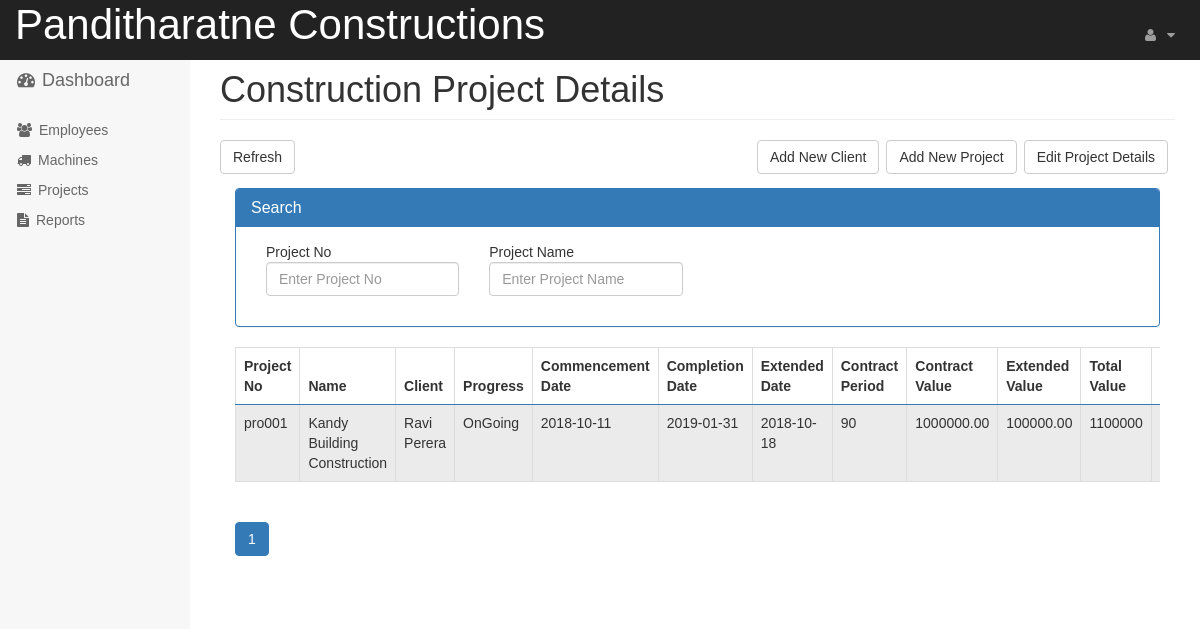
Screenshot of /application/construction/editProjects.php (signed in) with the database file from the repository.
### tables this page shows
CREATE TABLE `project` (
  `ID` int(11) NOT NULL AUTO_INCREMENT,
  `CONTRACT_NO` varchar(30) NOT NULL,
  `NAME` varchar(100) NOT NULL,
  `PROGRESS` varchar(100) NOT NULL,
  `COMMENCEMENT_DATE` date NOT NULL,
  `COMPLETION_DATE` date NOT NULL,
  `EXTENDED_DATE` date NOT NULL,
  `CONTRACT_PERIOD` int(11) NOT NULL,
  `CONTRACT_SUM` decimal(14,2) NOT NULL,
  `EXTENDED_CONTRACT_SUM` decimal(14,2) NOT NULL,
  `INSERT_DATETIME` datetime DEFAULT NULL,
  `INSERT_USER` int(11) DEFAULT NULL,
  `UPDATE_DATETIME` datetime DEFAULT NULL,
  `UPDATE_USER` int(11) DEFAULT NULL,
  `STATUS` tinyint(1) DEFAULT NULL,
  `CLIENT_ID` int(11) NOT NULL,
  PRIMARY KEY (`ID`),
  KEY `fk_project_client1_idx` (`CLIENT_ID`),
  CONSTRAINT `fk_project_client1` FOREIGN KEY (`CLIENT_ID`) REFERENCES `client` (`ID`) ON DELETE NO ACTION ON UPDATE NO ACTION
);

CREATE TABLE `client` (
  `ID` int(11) NOT NULL AUTO_INCREMENT,
  `NAME` varchar(255) NOT NULL,
  `ADDRESS` varchar(255) NOT NULL,
  `FAX` varchar(20) DEFAULT NULL,
  `EMAIL` varchar(50) DEFAULT NULL,
  `INSERT_DATETIME` datetime DEFAULT NULL,
  `INSERT_USER` int(11) DEFAULT NULL,
  `UPDATE_DATETIME` datetime DEFAULT NULL,
  `UPDATE_USER` int(11) DEFAULT NULL,
  `STATUS` tinyint(1) DEFAULT NULL,
  PRIMARY KEY (`ID`)
);

### core/init.php (called while the page is built, shortened)
<?php
require_once 'connect/databaseCRUD.php';
$database   = new DatabaseConnection();
$dbCon      = $database->getConnection();
$dbCRUD     = new databaseCRUD($dbCon);
?>

### core/connect/databaseCRUD.php (called while the page is built, shortened)
<?php
class databaseCRUD {
    private $conn;
    function __construct($dbCon) {
        $this->conn = $dbCon;
    }
    public function selectAll($table, $rows = '*', $join = null, $where = null, $order = null, $limit = null) {
        $query = 'SELECT ' . $rows . ' FROM ' . $table;
        if ($where != null) {
            $query .= ' WHERE ' . $where;
        }
        if ($order != null) {
            $query .= ' ORDER BY ' . $order;
        }
        if ($limit != null) {
            $query .= ' LIMIT ' . $limit;
        }
        $stmt = $this->conn->prepare($query);
        $stmt->execute();
        return $stmt;
    }
}

### application/construction/editProjects.php (the view, shortened to what this page needs)
<?php
require ('../../core/init.php');
require_once(FOLDER_Template . 'header.php');
$page = isset($_GET['page']) ? $_GET['page'] : 1;
$records_per_page = 10;
$from_record_num = ($records_per_page * $page) - $records_per_page;
$table_Name = 'project p, client c ';
$fiels = 'p.ID,p.CONTRACT_NO,p.NAME,c.NAME AS CLIENT_ID,p.PROGRESS,p.COMMENCEMENT_DATE,p.COMPLETION_DATE,p.EXTENDED_DATE,p.CONTRACT_PERIOD,p.CONTRACT_SUM,p.EXTENDED_CONTRACT_SUM';
$join = NULL;
$where = 'p.CLIENT_ID = c.ID';
$order = 'p.CONTRACT_NO ASC';
$stmt = $dbCRUD->selectAll($table_Name, $fiels, $join, $where, $order, "$from_record_num,$records_per_page");
$num = $stmt->rowCount();
?>
<div class="row">
    <div id='button' class='right-button-margin'>
        <a href='editProjects.php' class='btn btn-default pull-left left-margin'>Refresh</a>
        <a href='editProjects.php' class='btn btn-default pull-right left-margin'>Edit Project Details</a>
        <a href='addProject.php' class='btn btn-default pull-right left-margin'>Add New Project</a>
        <a href='clients.php' class='btn btn-default pull-right left-margin'>Add New Client</a>
    </div>
    <div class="col-lg-12">
        <form role="form" method="post">
            <div class="panel panel-primary">
                <div class="panel-heading">
                    <h3 class="panel-title">Search</h3>
                </div>
                <div class="panel-body">
                    <div class="form-group col-lg-3">
                        Project No<input type="text" class="form-control" id="projectID" placeholder="Enter Project No">
                    </div>
                    <div class="form-group col-lg-3">
                        Project Name<input type="text" class="form-control" id="projectName" placeholder="Enter Project Name">
                    </div>
                </div>
            </div>
        </form>
    </div>
</div>
<div class="row">
    <div class="col-lg-12">
        <div class='table-responsive'>
            <table id='dataTable' class='table  table-striped table-hover table-responsive table-bordered'>
                <thead>
                    <tr>
                        <th>Project No</th>
                        <th>Name</th>
                        <th>Client</th>
                        <th>Progress</th>
                        <th>Commencement Date</th>
                        <th>Completion Date</th>
                        <th>Extended Date</th>
                        <th>Contract Period</th>
                        <th>Contract Value</th>
                        <th>Extended Value</th>
                        <th>Total Value</th>
                        <th>Action</th>
                    </tr>
                </thead>
                <tbody>
                    <?php
                    if ($num > 0) {
                        while ($rows = $stmt->fetch(PDO::FETCH_ASSOC)) {
                            $total = $rows['CONTRACT_SUM'] + $rows['EXTENDED_CONTRACT_SUM'];
                            echo "<tr>";
                             echo "<td>" . $rows['CONTRACT_NO'] . "</td>";
                            echo "<td>" . $rows['NAME'] . "</td>";
                            echo "<td>" . $rows['CLIENT_ID'] . "</td>";
                            echo "<td>" . $rows['PROGRESS'] . "</td>";
                            echo "<td>" . $rows['COMMENCEMENT_DATE'] . "</td>";
                            echo "<td>" . $rows['COMPLETION_DATE'] . "</td>";
                            echo "<td>" . $rows['EXTENDED_DATE'] . "</td>";
                            echo "<td>" . $rows['CONTRACT_PERIOD'] . "</td>";
                            echo "<td>" . $rows['CONTRACT_SUM'] . "</td>";
                            echo "<td>" . $rows['EXTENDED_CONTRACT_SUM'] . "</td>";
                           echo "<td>" . $total . "</td>";
                            echo "<td>";
                            echo "</td>";
                            echo '</tr>';
                        }
                        ?>
                    </tbody>
                </table>
            </div>
            <?php
            require_once (FOLDER_Template . 'paging_employee.php');
        } else {
            echo "<div>No products found.</div>";
        }
        ?>
    </div>
</div>
<?php
require_once (FOLDER_Template . 'footer.php');
?>

### css/dashboard.css (style rules this page uses)
body { padding-top: 50px; }

### template/header.php (style rules this page uses)
.left-margin { margin:0 .5em 0 0; }
.right-button-margin { margin: 0 0 1em 0; overflow: hidden; }

### rows the page displays
project: CONTRACT_NO "pro001", NAME "Kandy Building Construction", CLIENT_ID.NAME "Ravi Perera", PROGRESS "OnGoing", COMMENCEMENT_DATE "2018-10-11", COMPLETION_DATE "2019-01-31", EXTENDED_DATE "2018-10-18", CONTRACT_PERIOD "90", CONTRACT_SUM "1000000.00", EXTENDED_CONTRACT_SUM "100000.00", total "1100000"

### other values shown
$companyName "Panditharatne Constructions"
$page_title "Construction Project Details"
